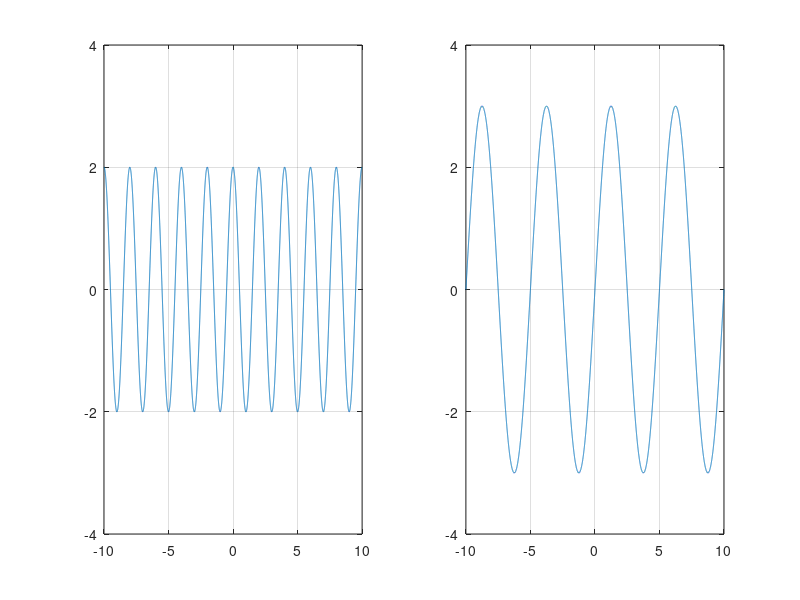

MATLAB code for this plot:
t=-10:0.001:10;
t1=2;
t2=5;
w1=2*pi/t1;
w2=2*pi/t2;
x1=2*cos(w1*t);
x2=3*sin(w2*t);
subplot(1,2,1);
plot(t,x1);
axis([-10 10 -4 4]);
grid on;
subplot(1,2,2);
plot(t,x2);
axis([-10 10 -4 4]);
grid on;

